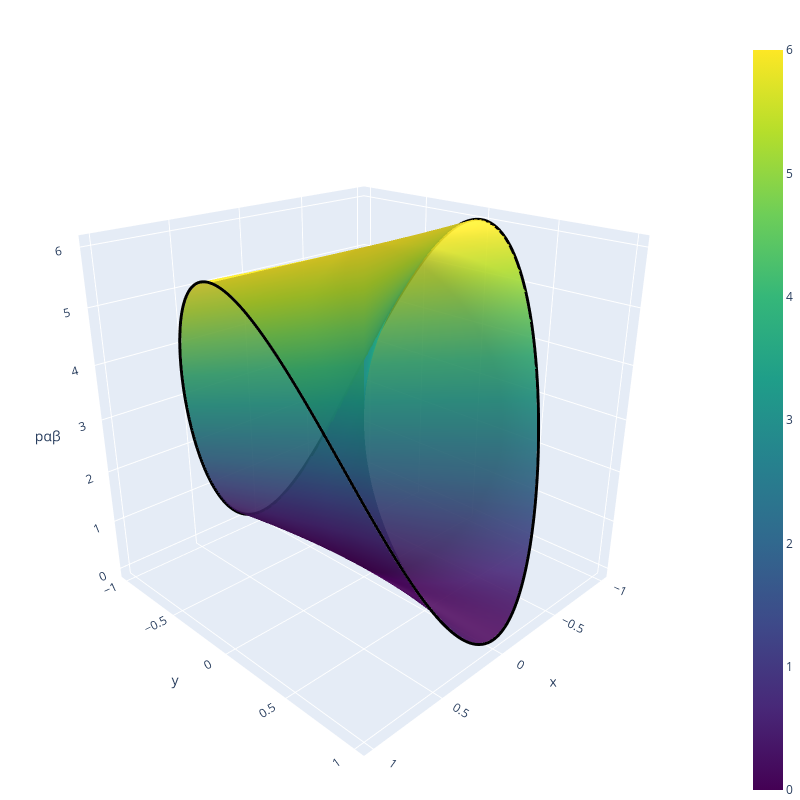

This figure's notebook cell:
### Code cell
import numpy as np
import plotly.graph_objects as go

V = 1.0
R = 1.0

theta = np.linspace(0, 2*np.pi, 300)

# Equal positive + negative sequence
va = 2 * V * np.cos(theta)
vb = -V * np.cos(theta)
vc = -V * np.cos(theta)

# Clarke transform
T = np.sqrt(2/3) * np.array([
    [1.0, -0.5, -0.5],
    [0.0, np.sqrt(3)/2, -np.sqrt(3)/2],
    [1/np.sqrt(2), 1/np.sqrt(2), 1/np.sqrt(2)]
])

vabc = np.vstack([va, vb, vc]).T
vab0 = vabc @ T.T

v_alpha = vab0[:, 0]
v_beta = vab0[:, 1]

# Resistive normalization
i_alpha = v_alpha / R
i_beta = v_beta / R

p_ab = v_alpha * i_alpha + v_beta * i_beta

# Surface construction
r = np.linspace(0, 1, 80)
TH, RR = np.meshgrid(theta, r)

X = RR * np.cos(TH)
Y = RR * np.sin(TH)
Z = np.tile(p_ab, (len(r), 1))

fig = go.Figure()
fig.add_surface(
    x=X,
    y=Y,
    z=Z,
    colorscale='Viridis',
    opacity=0.9,
    showscale=True,
)
fig.add_scatter3d(
    x=np.cos(theta),
    y=np.sin(theta),
    z=p_ab,
    mode='lines',
    line=dict(color='black', width=6),
    name='rim',
)

fig.update_layout(
    width=800,
    height=800,
    scene=dict(
        xaxis_title='x',
        yaxis_title='y',
        zaxis_title='pαβ',
        aspectmode='cube',
        camera=dict(eye=dict(x=1.6, y=1.6, z=1.0)),
    ),
    margin=dict(l=0, r=0, t=40, b=0),
)

fig

### Figure 1 — Plotly figure (JSON) as saved in the notebook; plotly's stock layout.template omitted (floating-point values rounded to 4 significant figures; data arrays with more than 128 entries replaced by an {"elided": "..."} marker saying what was removed)
{"data": [{"colorscale": [[0, "#440154"], [0.1111, "#482878"], [0.2222, "#3e4989"], [0.3333, "#31688e"], [0.4444, "#26828e"], [0.5556, "#1f9e89"], [0.6667, "#35b779"], [0.7778, "#6ece58"], [0.8889, "#b5de2b"], [1, "#fde725"]], "opacity": 0.9, "showscale": true, "type": "surface", "x": {"elided": "80x300 float values"}, "y": {"elided": "80x300 float values"}, "z": {"elided": "80x300 float values"}}, {"line": {"color": "black", "width": 6}, "mode": "lines", "name": "rim", "type": "scatter3d", "x": {"elided": "300 float values"}, "y": {"elided": "300 float values"}, "z": {"elided": "300 float values"}}], "layout": {"height": 800, "margin": {"b": 0, "l": 0, "r": 0, "t": 40}, "scene": {"aspectmode": "cube", "camera": {"eye": {"x": 1.6, "y": 1.6, "z": 1}}, "xaxis": {"title": {"text": "x"}}, "yaxis": {"title": {"text": "y"}}, "zaxis": {"title": {"text": "pαβ"}}}, "width": 800}}
